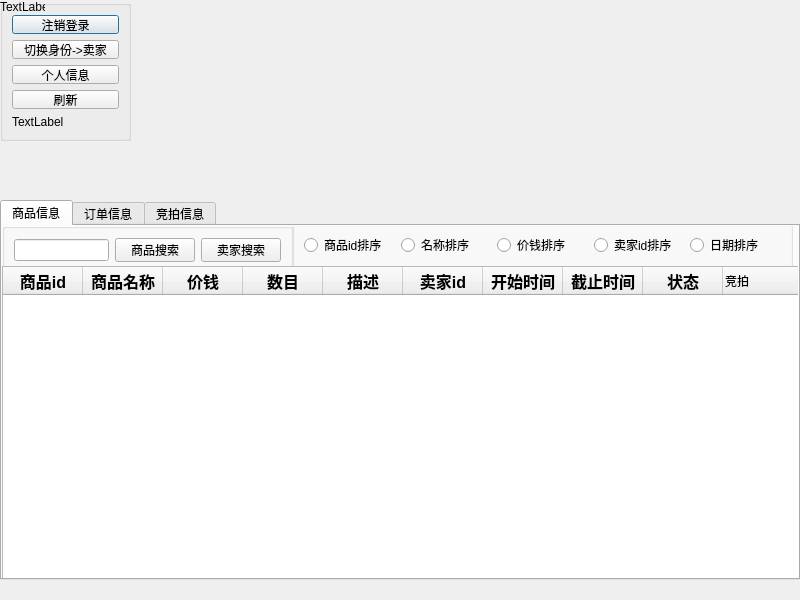
<?xml version="1.0" encoding="UTF-8"?>
<ui version="4.0">
 <class>usercase</class>
 <widget class="QDialog" name="usercase">
  <property name="geometry">
   <rect>
    <x>0</x>
    <y>0</y>
    <width>800</width>
    <height>600</height>
   </rect>
  </property>
  <property name="windowTitle">
   <string>买家界面</string>
  </property>
  <widget class="QLabel" name="label">
   <property name="geometry">
    <rect>
     <x>0</x>
     <y>0</y>
     <width>45</width>
     <height>13</height>
    </rect>
   </property>
   <property name="text">
    <string>TextLabel</string>
   </property>
  </widget>
  <widget class="QGroupBox" name="groupBox">
   <property name="geometry">
    <rect>
     <x>0</x>
     <y>0</y>
     <width>131</width>
     <height>141</height>
    </rect>
   </property>
   <property name="title">
    <string/>
   </property>
   <layout class="QVBoxLayout" name="verticalLayout">
    <item>
     <widget class="QPushButton" name="pushButton">
      <property name="text">
       <string>注销登录</string>
      </property>
     </widget>
    </item>
    <item>
     <widget class="QPushButton" name="pushButton_2">
      <property name="text">
       <string>切换身份-&gt;卖家</string>
      </property>
     </widget>
    </item>
    <item>
     <widget class="QPushButton" name="pushButton_3">
      <property name="text">
       <string>个人信息</string>
      </property>
     </widget>
    </item>
    <item>
     <widget class="QPushButton" name="pushButton_6">
      <property name="text">
       <string>刷新</string>
      </property>
     </widget>
    </item>
    <item>
     <widget class="QLabel" name="label_name">
      <property name="text">
       <string>TextLabel</string>
      </property>
     </widget>
    </item>
   </layout>
  </widget>
  <widget class="QTabWidget" name="tabWidget">
   <property name="geometry">
    <rect>
     <x>0</x>
     <y>200</y>
     <width>800</width>
     <height>380</height>
    </rect>
   </property>
   <property name="currentIndex">
    <number>0</number>
   </property>
   <widget class="QWidget" name="tab">
    <attribute name="title">
     <string>商品信息</string>
    </attribute>
    <widget class="QGroupBox" name="groupBox_2">
     <property name="geometry">
      <rect>
       <x>0</x>
       <y>-3</y>
       <width>291</width>
       <height>51</height>
      </rect>
     </property>
     <property name="title">
      <string/>
     </property>
     <layout class="QHBoxLayout" name="horizontalLayout">
      <item>
       <widget class="QLineEdit" name="lineEdit"/>
      </item>
      <item>
       <widget class="QPushButton" name="pushButton_4">
        <property name="text">
         <string>商品搜索</string>
        </property>
       </widget>
      </item>
      <item>
       <widget class="QPushButton" name="pushButton_5">
        <property name="text">
         <string>卖家搜索</string>
        </property>
       </widget>
      </item>
     </layout>
    </widget>
    <widget class="QGroupBox" name="groupBox_4">
     <property name="geometry">
      <rect>
       <x>290</x>
       <y>-13</y>
       <width>501</width>
       <height>61</height>
      </rect>
     </property>
     <property name="title">
      <string/>
     </property>
     <layout class="QHBoxLayout" name="horizontalLayout_2">
      <item>
       <widget class="QRadioButton" name="radioButton_cid">
        <property name="text">
         <string>商品id排序</string>
        </property>
       </widget>
      </item>
      <item>
       <widget class="QRadioButton" name="radioButton_cname">
        <property name="text">
         <string>名称排序</string>
        </property>
       </widget>
      </item>
      <item>
       <widget class="QRadioButton" name="radioButton_price">
        <property name="text">
         <string>价钱排序</string>
        </property>
       </widget>
      </item>
      <item>
       <widget class="QRadioButton" name="radioButton_sid">
        <property name="text">
         <string>卖家id排序</string>
        </property>
       </widget>
      </item>
      <item>
       <widget class="QRadioButton" name="radioButton_date">
        <property name="text">
         <string>日期排序</string>
        </property>
       </widget>
      </item>
     </layout>
    </widget>
    <widget class="QTableWidget" name="tableWidget_2">
     <property name="geometry">
      <rect>
       <x>0</x>
       <y>40</y>
       <width>800</width>
       <height>330</height>
      </rect>
     </property>
     <attribute name="horizontalHeaderDefaultSectionSize">
      <number>80</number>
     </attribute>
     <column>
      <property name="text">
       <string>商品id</string>
      </property>
      <property name="font">
       <font>
        <pointsize>12</pointsize>
        <bold>true</bold>
       </font>
      </property>
     </column>
     <column>
      <property name="text">
       <string>商品名称</string>
      </property>
      <property name="font">
       <font>
        <pointsize>12</pointsize>
        <bold>true</bold>
       </font>
      </property>
     </column>
     <column>
      <property name="text">
       <string>价钱</string>
      </property>
      <property name="font">
       <font>
        <pointsize>12</pointsize>
        <bold>true</bold>
       </font>
      </property>
     </column>
     <column>
      <property name="text">
       <string>数目</string>
      </property>
      <property name="font">
       <font>
        <pointsize>12</pointsize>
        <bold>true</bold>
       </font>
      </property>
     </column>
     <column>
      <property name="text">
       <string>描述</string>
      </property>
      <property name="font">
       <font>
        <pointsize>12</pointsize>
        <bold>true</bold>
       </font>
      </property>
     </column>
     <column>
      <property name="text">
       <string>卖家id</string>
      </property>
      <property name="font">
       <font>
        <pointsize>12</pointsize>
        <bold>true</bold>
       </font>
      </property>
     </column>
     <column>
      <property name="text">
       <string>开始时间</string>
      </property>
      <property name="font">
       <font>
        <pointsize>12</pointsize>
        <bold>true</bold>
       </font>
      </property>
     </column>
     <column>
      <property name="text">
       <string>截止时间</string>
      </property>
      <property name="font">
       <font>
        <pointsize>12</pointsize>
        <bold>true</bold>
       </font>
      </property>
     </column>
     <column>
      <property name="text">
       <string>状态</string>
      </property>
      <property name="font">
       <font>
        <pointsize>12</pointsize>
        <bold>true</bold>
       </font>
      </property>
     </column>
     <column>
      <property name="text">
       <string>竞拍</string>
      </property>
      <property name="textAlignment">
       <set>AlignLeading|AlignVCenter</set>
      </property>
     </column>
    </widget>
    <zorder>groupBox_4</zorder>
    <zorder>groupBox_2</zorder>
    <zorder>tableWidget_2</zorder>
   </widget>
   <widget class="QWidget" name="tab_2">
    <attribute name="title">
     <string>订单信息</string>
    </attribute>
    <widget class="QTableWidget" name="tableWidget_3">
     <property name="geometry">
      <rect>
       <x>0</x>
       <y>0</y>
       <width>800</width>
       <height>375</height>
      </rect>
     </property>
     <attribute name="horizontalHeaderDefaultSectionSize">
      <number>110</number>
     </attribute>
     <column>
      <property name="text">
       <string>订单号</string>
      </property>
      <property name="font">
       <font>
        <pointsize>12</pointsize>
        <bold>true</bold>
       </font>
      </property>
     </column>
     <column>
      <property name="text">
       <string>商品id</string>
      </property>
      <property name="font">
       <font>
        <pointsize>12</pointsize>
        <bold>true</bold>
       </font>
      </property>
     </column>
     <column>
      <property name="text">
       <string>成交价格</string>
      </property>
      <property name="font">
       <font>
        <pointsize>12</pointsize>
        <bold>true</bold>
       </font>
      </property>
     </column>
     <column>
      <property name="text">
       <string>数目</string>
      </property>
      <property name="font">
       <font>
        <pointsize>12</pointsize>
        <bold>true</bold>
       </font>
      </property>
     </column>
     <column>
      <property name="text">
       <string>日期</string>
      </property>
      <property name="font">
       <font>
        <pointsize>12</pointsize>
        <bold>true</bold>
       </font>
      </property>
     </column>
     <column>
      <property name="text">
       <string>卖家id</string>
      </property>
      <property name="font">
       <font>
        <pointsize>12</pointsize>
        <bold>true</bold>
       </font>
      </property>
     </column>
     <column>
      <property name="text">
       <string>买家id</string>
      </property>
      <property name="font">
       <font>
        <pointsize>12</pointsize>
        <bold>true</bold>
       </font>
      </property>
     </column>
    </widget>
   </widget>
   <widget class="QWidget" name="tab_3">
    <attribute name="title">
     <string>竞拍信息</string>
    </attribute>
    <widget class="QTableWidget" name="tableWidget_jingpai">
     <property name="geometry">
      <rect>
       <x>0</x>
       <y>0</y>
       <width>800</width>
       <height>400</height>
      </rect>
     </property>
    </widget>
    <widget class="QTableWidget" name="tableWidget_4">
     <property name="geometry">
      <rect>
       <x>0</x>
       <y>0</y>
       <width>800</width>
       <height>375</height>
      </rect>
     </property>
     <attribute name="horizontalHeaderDefaultSectionSize">
      <number>120</number>
     </attribute>
     <column>
      <property name="text">
       <string>竞拍id</string>
      </property>
      <property name="font">
       <font>
        <pointsize>12</pointsize>
        <bold>true</bold>
       </font>
      </property>
     </column>
     <column>
      <property name="text">
       <string>商品id</string>
      </property>
      <property name="font">
       <font>
        <pointsize>12</pointsize>
        <bold>true</bold>
       </font>
      </property>
     </column>
     <column>
      <property name="text">
       <string>商品名称</string>
      </property>
      <property name="font">
       <font>
        <pointsize>12</pointsize>
        <bold>true</bold>
       </font>
      </property>
     </column>
     <column>
      <property name="text">
       <string>出价</string>
      </property>
      <property name="font">
       <font>
        <pointsize>12</pointsize>
        <bold>true</bold>
       </font>
      </property>
     </column>
     <column>
      <property name="text">
       <string>截止时间</string>
      </property>
      <property name="font">
       <font>
        <pointsize>12</pointsize>
        <bold>true</bold>
       </font>
      </property>
     </column>
     <column>
      <property name="text">
       <string>竞拍时间</string>
      </property>
      <property name="font">
       <font>
        <pointsize>12</pointsize>
        <bold>true</bold>
       </font>
      </property>
     </column>
     <column>
      <property name="text">
       <string>修改</string>
      </property>
      <property name="textAlignment">
       <set>AlignLeading|AlignVCenter</set>
      </property>
     </column>
    </widget>
   </widget>
  </widget>
 </widget>
 <resources/>
 <connections/>
</ui>
